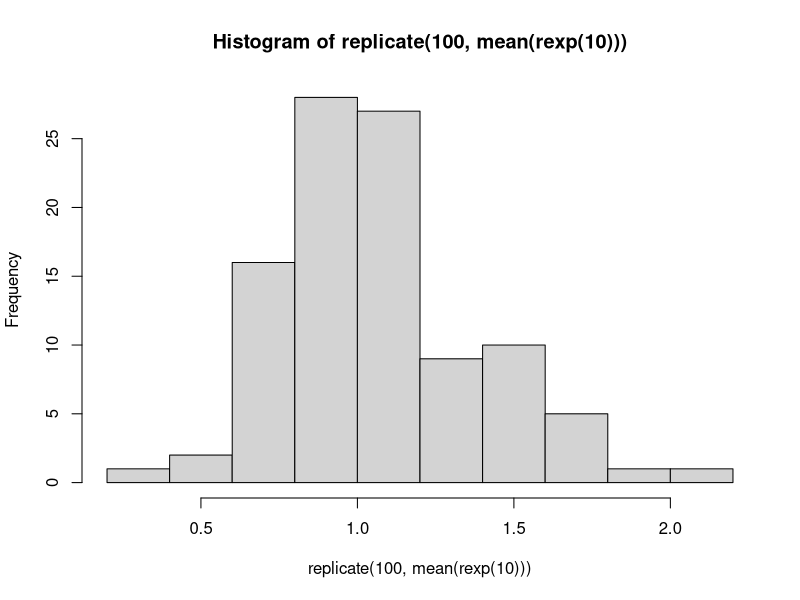

Recreate this plot in R. (Note: this script raises an error after producing the figure.)
(v <- structure(10*(5:8), names = LETTERS[1:4]))
f2 <- function(x, y) outer(rep(x, length.out = 3), y)
(a2 <- sapply(v, f2, y = 2*(1:5), simplify = "array"))
a.2 <- vapply(v, f2, outer(1:3, 1:5), y = 2*(1:5))
a.2
stopifnot(dim(a2) == c(3,5,4), all.equal(a2, a.2),
          identical(dimnames(a2), list(NULL,NULL,LETTERS[1:4])))

hist(replicate(100, mean(rexp(10))))

h <- 2*(1:5)

a = NULL

if (!is.null(a)) {
  cat('dupa') 
}

for (x in data) {
  print(x)
}

